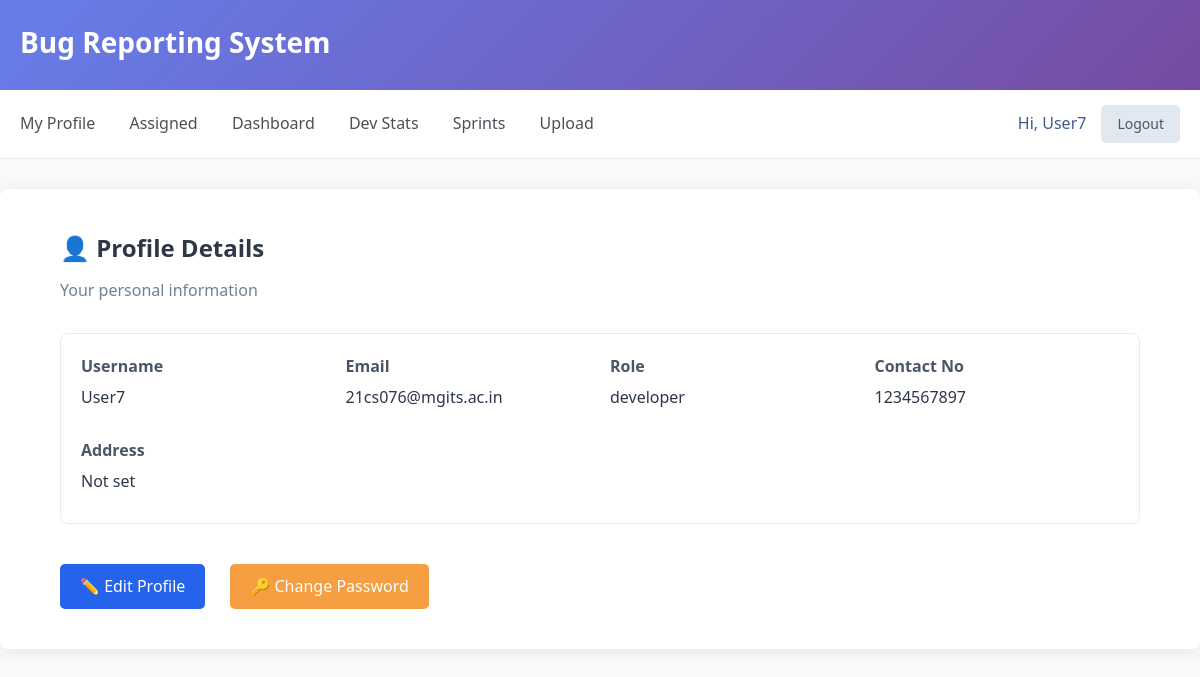
The page /user/profile/ (signed in) on the database its author committed.
### users/models.py (models this page shows, shortened)
class Profile(models.Model):
    ROLE_CHOICES = [
        ('admin', 'Admin'),
        ('developer', 'Developer'),
        ('tester', 'Tester'),
    ]
    class Meta:
        permissions = [
            ('edit_user_profile_perm', 'Can edit user profile')
        ]
    user = models.OneToOneField(User, on_delete=models.CASCADE)
    address = models.TextField(blank=True)
    contact_number = models.CharField(max_length=15, blank=True)
    role = models.CharField(max_length=20, choices=ROLE_CHOICES)

### users/views.py (the view)
# urls.py: path('profile/', ProfileDetailView.as_view(), name='profile-view'),
@method_decorator(login_required, name='dispatch')
class ProfileDetailView(PermissionRequiredMixin, DetailView):
    permission_required = 'users.view_profile'
    raise_exception = True
    model = Profile
    template_name = 'profile_detail.html'
    def get_object(self):
        return self.request.user.profile

### users/templates/profile_detail.html (shortened to what this page needs)
{% extends 'base.html' %}
{% block content %}
<div style="margin-bottom: 30px;">
    <h2 style="color: #2d3748; margin-bottom: 10px;">👤 Profile Details</h2>
    <p style="color: #718096;">Your personal information</p>
</div>
<div class="bug-card" style="margin-bottom: 30px;">
    <div style="display: grid; grid-template-columns: repeat(auto-fit, minmax(200px, 1fr)); gap: 20px; margin-bottom: 20px;">
        <div>
            <label style="color: #4a5568; font-weight: 600; margin-bottom: 5px; display: block;">Username</label>
            <p style="color: #2d3748; font-size: 16px;">{{ request.user.username }}</p>
        </div>
        <div>
            <label style="color: #4a5568; font-weight: 600; margin-bottom: 5px; display: block;">Email</label>
            <p style="color: #2d3748; font-size: 16px;">{{ request.user.email }}</p>
        </div>
        <div>
            <label style="color: #4a5568; font-weight: 600; margin-bottom: 5px; display: block;">Role</label>
            <p style="color: #2d3748; font-size: 16px;">{{ object.role|default:'Not set' }}</p>
        </div>
        <div>
            <label style="color: #4a5568; font-weight: 600; margin-bottom: 5px; display: block;">Contact No</label>
            <p style="color: #2d3748; font-size: 16px;">{{ object.contact_number|default:'Not set' }}</p>
        </div>
    </div>
    <div>
        <label style="color: #4a5568; font-weight: 600; margin-bottom: 5px; display: block;">Address</label>
        <p style="color: #2d3748; font-size: 16px;">{{ object.address|default:'Not set' }}</p>
    </div>
</div>
<div style="display: flex; gap: 15px; flex-wrap: wrap;">
    {% if perms.users.edit_user_profile_perm %}
        <a href="{% url 'profile-edit' %}" class="btn">✏️ Edit Profile</a>
    {% endif %}
    <a href="{% url 'password_change' %}" class="btn btn-secondary">🔑 Change Password</a>
</div>
{% endblock %}

### templates/base.html (shortened to what this page needs)
<!DOCTYPE html>
<html lang="en">
<head>
</head>
<body>
    <header class="header">
        <div class="container">
            <h1>Bug Reporting System</h1>
        </div>
    </header>
    <nav class="nav">
        <div class="container">
            <div style="display: flex; justify-content: space-between; align-items: center; flex-wrap: wrap;">
                <div>
                    {% if user.is_authenticated %}
                        {%if perms.users.view_profile%}
                            <a href="{% url 'profile-view' %}">My Profile</a>
                        {% endif %}
                        {% if user.profile.role != 'tester' %}
                            <a href="{% url 'my-assigned-bugs' %}">Assigned</a>
                        {% endif %}
                        <a href="{% url 'bug-list' %}">Dashboard</a>
                        {% if user.profile.role != 'tester' %}
                            <a href="{% url 'developer-stats' %}">Dev Stats</a>
                            <a href="{% url 'sprint_list' %}">Sprints</a>
                        {% endif %}
                        <a href="{% url 'bug-upload' %}">Upload</a>
                    {% endif %}
                </div>
                <div style="display: flex; align-items: center; gap: 15px;">
                    {% if user.is_authenticated %}
                        <span style="color:rgb(63, 89, 141); font-weight: 500;">Hi, {{ user.username }}</span>
                        <a href="{% url 'logout' %}" class="btn-logout" style="margin: 0; padding: 8px 16px; font-size: 14px;">Logout</a>
                    {% endif %}
                </div>
            </div>
        </div>
    </nav>
    <main class="main-content">
        <div class="container">
            {% block content %}{% endblock %}
        </div>
    </main>
</body>
</html>

### templates/base.html (style rules this page uses)
* { margin: 0; padding: 0; box-sizing: border-box; }
body { font-family: 'Segoe UI', Tahoma, Geneva, Verdana, sans-serif; line-height: 1.6; color: #333; background-color: #f8f9fa; }
.container { max-width: 1200px; margin: 0 auto; padding: 0 20px; }
.header { background: linear-gradient(135deg, #667eea 0%, #764ba2 100%); color: white; padding: 20px 0; box-shadow: 0 2px 10px rgba(0,0,0,0.1); }
.header h1 { font-size: 28px; font-weight: 600; margin-bottom: 5px; }
.nav { background-color: white; padding: 15px 0; border-bottom: 1px solid #e9ecef; }
.nav a { color: #495057; text-decoration: none; margin-right: 30px; font-weight: 500; transition: color 0.3s ease; }
.main-content { background-color: white; margin: 30px 0; padding: 40px; border-radius: 8px; box-shadow: 0 2px 15px rgba(0,0,0,0.08); }
.bug-card { border: 1px solid #e9ecef; padding: 20px; margin: 20px 0; border-radius: 8px; background-color: #fff; transition: box-shadow 0.3s ease; }
.bug-card p { margin-bottom: 8px; }
.btn { display: inline-block; padding: 10px 20px; background-color: #2563eb; color: white; text-decoration: none; border-radius: 5px; font-weight: 500; transition: all 0.3s ease; border: none; cursor: pointer; margin-right: 10px; margin-top: 10px; }
.btn-secondary { background-color: #f59e42; color: #fff; }
.btn-logout { display: inline-block; padding: 10px 20px; background-color: #e2e8f0; color: #4a5568 !important; text-decoration: none; border-radius: 5px; font-weight: 500; transition: all 0.3s ease; border: none; cursor: pointer; margin-right: 10px; margin-top: 10px; }
label { display: block; margin-bottom: 5px; font-weight: 500; color: #4a5568; }

### rows shown on the page
Profile: role "developer", contact_number "1234567897", address "Not set"

### other values the page prints
{{ user.username }} "User7"
{{ request.user.username }} "User7"
{{ request.user.email }} "21cs076@mgits.ac.in"
